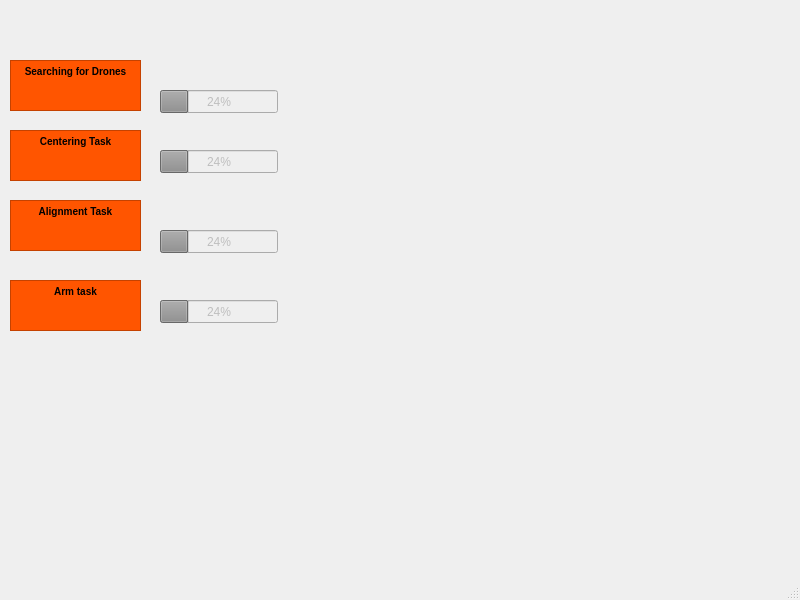
<?xml version="1.0" encoding="UTF-8"?>
<ui version="4.0">
 <class>MainWindow</class>
 <widget class="QMainWindow" name="MainWindow">
  <property name="geometry">
   <rect>
    <x>0</x>
    <y>0</y>
    <width>800</width>
    <height>600</height>
   </rect>
  </property>
  <property name="windowTitle">
   <string>MainWindow</string>
  </property>
  <widget class="QWidget" name="centralwidget">
   <widget class="QTextEdit" name="droneSearchText">
    <property name="geometry">
     <rect>
      <x>10</x>
      <y>60</y>
      <width>131</width>
      <height>51</height>
     </rect>
    </property>
    <property name="styleSheet">
     <string notr="true">background-color: rgb(255, 85, 0);</string>
    </property>
    <property name="html">
     <string>&lt;!DOCTYPE HTML PUBLIC &quot;-//W3C//DTD HTML 4.0//EN&quot; &quot;http://www.w3.org/TR/REC-html40/strict.dtd&quot;&gt;
&lt;html&gt;&lt;head&gt;&lt;meta name=&quot;qrichtext&quot; content=&quot;1&quot; /&gt;&lt;style type=&quot;text/css&quot;&gt;
p, li { white-space: pre-wrap; }
&lt;/style&gt;&lt;/head&gt;&lt;body style=&quot; font-family:'MS Shell Dlg 2'; font-size:7.8pt; font-weight:400; font-style:normal;&quot;&gt;
&lt;p align=&quot;center&quot; style=&quot; margin-top:0px; margin-bottom:0px; margin-left:0px; margin-right:0px; -qt-block-indent:0; text-indent:0px;&quot;&gt;&lt;span style=&quot; font-weight:600;&quot;&gt;Searching for Drones&lt;/span&gt;&lt;/p&gt;&lt;/body&gt;&lt;/html&gt;</string>
    </property>
   </widget>
   <widget class="QProgressBar" name="progressBar_search">
    <property name="enabled">
     <bool>false</bool>
    </property>
    <property name="geometry">
     <rect>
      <x>160</x>
      <y>90</y>
      <width>118</width>
      <height>23</height>
     </rect>
    </property>
    <property name="value">
     <number>24</number>
    </property>
   </widget>
   <widget class="QTextEdit" name="centerTaskTextEdit">
    <property name="geometry">
     <rect>
      <x>10</x>
      <y>130</y>
      <width>131</width>
      <height>51</height>
     </rect>
    </property>
    <property name="styleSheet">
     <string notr="true">background-color: rgb(255, 85, 0);</string>
    </property>
    <property name="html">
     <string>&lt;!DOCTYPE HTML PUBLIC &quot;-//W3C//DTD HTML 4.0//EN&quot; &quot;http://www.w3.org/TR/REC-html40/strict.dtd&quot;&gt;
&lt;html&gt;&lt;head&gt;&lt;meta name=&quot;qrichtext&quot; content=&quot;1&quot; /&gt;&lt;style type=&quot;text/css&quot;&gt;
p, li { white-space: pre-wrap; }
&lt;/style&gt;&lt;/head&gt;&lt;body style=&quot; font-family:'MS Shell Dlg 2'; font-size:7.8pt; font-weight:400; font-style:normal;&quot;&gt;
&lt;p align=&quot;center&quot; style=&quot; margin-top:0px; margin-bottom:0px; margin-left:0px; margin-right:0px; -qt-block-indent:0; text-indent:0px;&quot;&gt;&lt;span style=&quot; font-weight:600;&quot;&gt;Centering Task&lt;/span&gt;&lt;/p&gt;&lt;/body&gt;&lt;/html&gt;</string>
    </property>
   </widget>
   <widget class="QTextEdit" name="AlignmentTaskTextEdit">
    <property name="geometry">
     <rect>
      <x>10</x>
      <y>200</y>
      <width>131</width>
      <height>51</height>
     </rect>
    </property>
    <property name="styleSheet">
     <string notr="true">background-color: rgb(255, 85, 0);</string>
    </property>
    <property name="html">
     <string>&lt;!DOCTYPE HTML PUBLIC &quot;-//W3C//DTD HTML 4.0//EN&quot; &quot;http://www.w3.org/TR/REC-html40/strict.dtd&quot;&gt;
&lt;html&gt;&lt;head&gt;&lt;meta name=&quot;qrichtext&quot; content=&quot;1&quot; /&gt;&lt;style type=&quot;text/css&quot;&gt;
p, li { white-space: pre-wrap; }
&lt;/style&gt;&lt;/head&gt;&lt;body style=&quot; font-family:'MS Shell Dlg 2'; font-size:7.8pt; font-weight:400; font-style:normal;&quot;&gt;
&lt;p align=&quot;center&quot; style=&quot; margin-top:0px; margin-bottom:0px; margin-left:0px; margin-right:0px; -qt-block-indent:0; text-indent:0px;&quot;&gt;&lt;span style=&quot; font-weight:600;&quot;&gt;Alignment Task&lt;/span&gt;&lt;/p&gt;
&lt;p align=&quot;center&quot; style=&quot;-qt-paragraph-type:empty; margin-top:0px; margin-bottom:0px; margin-left:0px; margin-right:0px; -qt-block-indent:0; text-indent:0px; font-weight:600;&quot;&gt;&lt;br /&gt;&lt;/p&gt;&lt;/body&gt;&lt;/html&gt;</string>
    </property>
   </widget>
   <widget class="QProgressBar" name="progressBar_center">
    <property name="enabled">
     <bool>false</bool>
    </property>
    <property name="geometry">
     <rect>
      <x>160</x>
      <y>150</y>
      <width>118</width>
      <height>23</height>
     </rect>
    </property>
    <property name="value">
     <number>24</number>
    </property>
   </widget>
   <widget class="QProgressBar" name="progressBar_aligment">
    <property name="enabled">
     <bool>false</bool>
    </property>
    <property name="geometry">
     <rect>
      <x>160</x>
      <y>230</y>
      <width>118</width>
      <height>23</height>
     </rect>
    </property>
    <property name="value">
     <number>24</number>
    </property>
   </widget>
   <widget class="QTextEdit" name="ArmTaskTestEdit">
    <property name="geometry">
     <rect>
      <x>10</x>
      <y>280</y>
      <width>131</width>
      <height>51</height>
     </rect>
    </property>
    <property name="styleSheet">
     <string notr="true">background-color: rgb(255, 85, 0);</string>
    </property>
    <property name="html">
     <string>&lt;!DOCTYPE HTML PUBLIC &quot;-//W3C//DTD HTML 4.0//EN&quot; &quot;http://www.w3.org/TR/REC-html40/strict.dtd&quot;&gt;
&lt;html&gt;&lt;head&gt;&lt;meta name=&quot;qrichtext&quot; content=&quot;1&quot; /&gt;&lt;style type=&quot;text/css&quot;&gt;
p, li { white-space: pre-wrap; }
&lt;/style&gt;&lt;/head&gt;&lt;body style=&quot; font-family:'MS Shell Dlg 2'; font-size:7.8pt; font-weight:400; font-style:normal;&quot;&gt;
&lt;p align=&quot;center&quot; style=&quot; margin-top:0px; margin-bottom:0px; margin-left:0px; margin-right:0px; -qt-block-indent:0; text-indent:0px;&quot;&gt;&lt;span style=&quot; font-weight:600;&quot;&gt;Arm task&lt;/span&gt;&lt;/p&gt;&lt;/body&gt;&lt;/html&gt;</string>
    </property>
   </widget>
   <widget class="QProgressBar" name="progressBar_arm">
    <property name="enabled">
     <bool>false</bool>
    </property>
    <property name="geometry">
     <rect>
      <x>160</x>
      <y>300</y>
      <width>118</width>
      <height>23</height>
     </rect>
    </property>
    <property name="value">
     <number>24</number>
    </property>
   </widget>
  </widget>
  <widget class="QMenuBar" name="menubar">
   <property name="geometry">
    <rect>
     <x>0</x>
     <y>0</y>
     <width>800</width>
     <height>26</height>
    </rect>
   </property>
  </widget>
  <widget class="QStatusBar" name="statusbar"/>
 </widget>
 <resources/>
 <connections/>
</ui>
